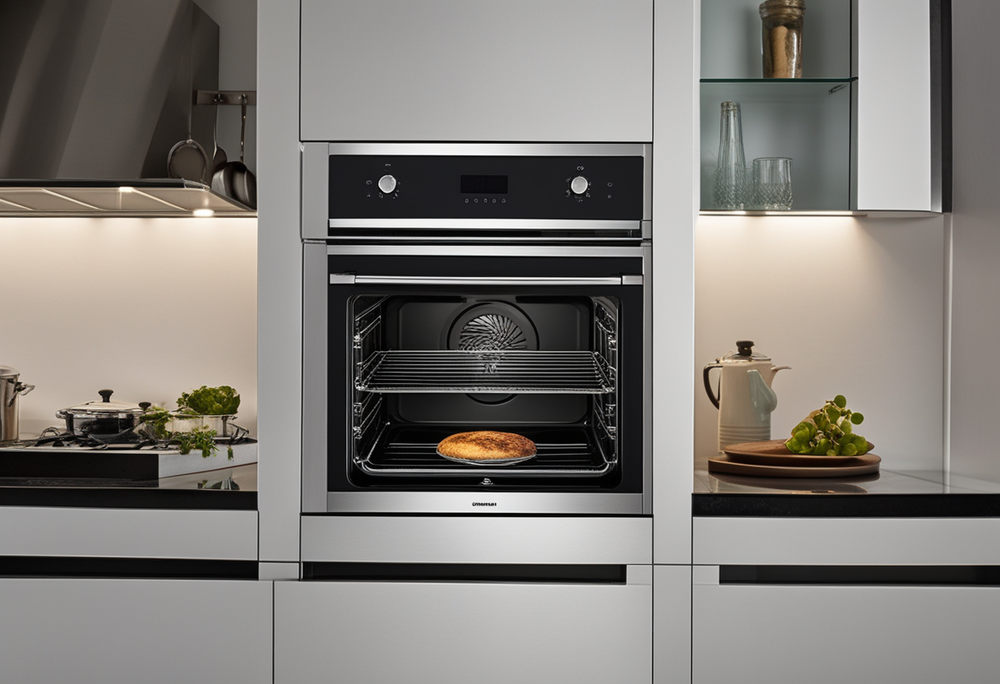
#> input picture assets-source/ai-raw/oven-base.png, 1000 x 684 px, shrunk from 1216 x 832 before the run, found by its file name
$ python oven_remove_pie.py
#> lines starting #> are read from the running program, lines starting #| are printed output that depends on the picture; after the words box and inside, x2 and y2 are one past the last pixel; in counts of white or black regions, pixels touching at a corner belong together
#!/usr/bin/env python3
"""Remove the pie from the oven base deterministically, then verify.

The base photo has a pie on the lower shelf. Inpainting will not remove it even
at strength 0.92 with explicit food negatives - SDXL keeps reasserting it.

So it is removed with pixel operations only, no model involved:
  1. Sample the dark cavity wall texture from a clean band ABOVE the pie.
  2. Tile that sampled texture over the pie region.
  3. Blend the edges so it merges with the surrounding cavity.

Output: /tmp/ai-raw/oven-base-nopie.png
"""
import numpy as np
from PIL import Image, ImageDraw, ImageFilter

SRC = "/tmp/ai-raw/oven-base.png"
OUT = "/tmp/ai-raw/oven-base-nopie.png"

# pie bounding box as fractions of the full frame, measured from a zoom crop
PIE = (0.41, 0.60, 0.56, 0.72)
# clean cavity band to sample replacement texture from (above the pie, below rack)
SRC_BAND = (0.41, 0.50, 0.56, 0.58)

im = Image.open(SRC).convert("RGB")
#> im is the input picture: PIL image 1000x684 RGB; mean R, G, B 129.6, 125.7, 121
W, H = im.size
#> W = 1000; H = 684

px0, py0 = int(PIE[0]*W), int(PIE[1]*H)
#> px0 = 410; py0 = 410
px1, py1 = int(PIE[2]*W), int(PIE[3]*H)
#> px1 = 560; py1 = 492
pw, ph = px1-px0, py1-py0
#> pw = 150; ph = 82

sx0, sy0 = int(SRC_BAND[0]*W), int(SRC_BAND[1]*H)
#> sx0 = 410; sy0 = 342
sx1, sy1 = int(SRC_BAND[2]*W), int(SRC_BAND[3]*H)
#> sx1 = 560; sy1 = 396
patch = im.crop((sx0, sy0, sx1, sy1))
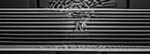
#> patch: PIL image 150x54 RGB; mean R, G, B 69, 68.9, 68.2

# tile the sampled cavity texture to cover the pie region
tile = Image.new("RGB", (pw, ph))
#> tile: PIL image 150x82 RGB; every value is 0
for yy in range(0, ph, patch.height):
    for xx in range(0, pw, patch.width):
        tile.paste(patch, (xx, yy))
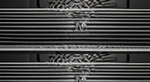
#> tile: PIL image 150x82 RGB; mean R, G, B 70.6, 70.4, 69.6

# match brightness to the pie region's surroundings so it does not read as a patch
tile = tile.filter(ImageFilter.GaussianBlur(2.0))
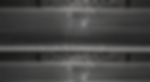
#> tile: PIL image 150x82 RGB; mean R, G, B 70.5, 70.3, 69.6

out = im.copy()
# feathered paste so the edges merge into the cavity
m = Image.new("L", (pw, ph), 255)
#> m: PIL image 150x82 L; every value is 255
md = ImageDraw.Draw(m)
edge = max(6, int(min(pw, ph) * 0.22))
#> edge = 18
for i in range(edge):
    v = int(255 * (i / edge))
    md.rectangle([i, i, pw-1-i, ph-1-i], outline=v)
m = m.filter(ImageFilter.GaussianBlur(edge * 0.5))
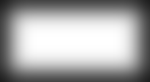
#> m: PIL image 150x82 L; min 30, max 255, mean 167.5
out.paste(tile, (px0, py0), m)

out.save(OUT)

a = np.asarray(im).astype(int); b = np.asarray(out).astype(int)
changed = (np.abs(a-b).sum(2) > 20)
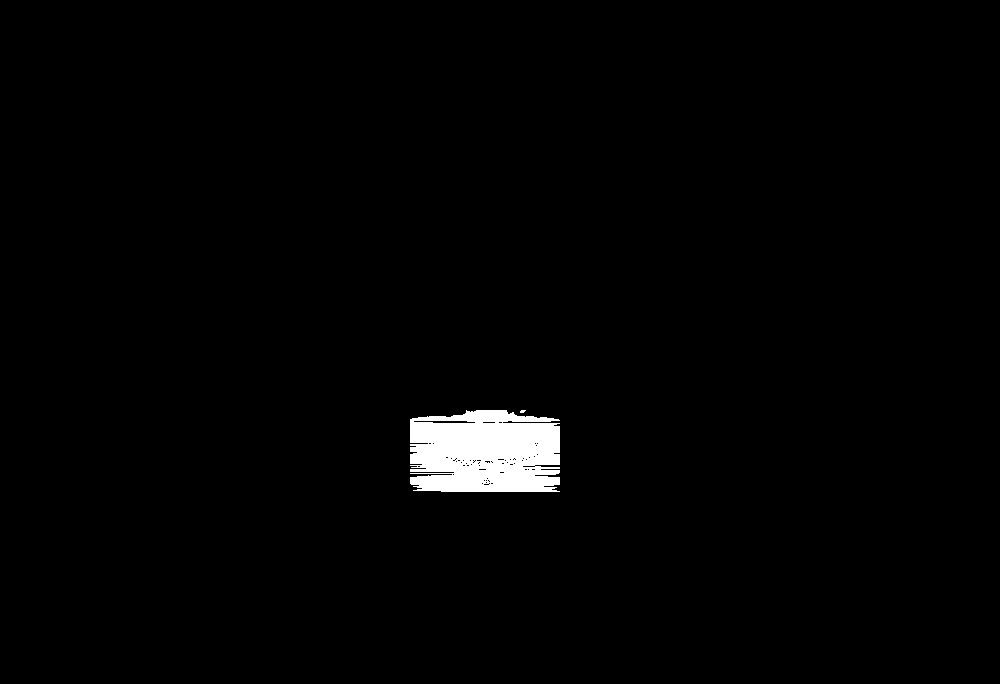
#> changed: shape (684, 1000) bool; 1.6% white; 2 white regions (1 under 20 px), largest, box (x1, y1, x2, y2) and area: (410, 410, 560, 492) 10882
region = np.zeros((H, W), bool); region[py0:py1, px0:px1] = True
print(f"pie box px: {px0},{py0} -> {px1},{py1}  ({pw}x{ph})")
#| pie box px: 410,410 -> 560,492  (150x82)
print(f"changed pixels inside box: {changed[region].sum()} / {region.sum()}")
#| changed pixels inside box: 10896 / 12300
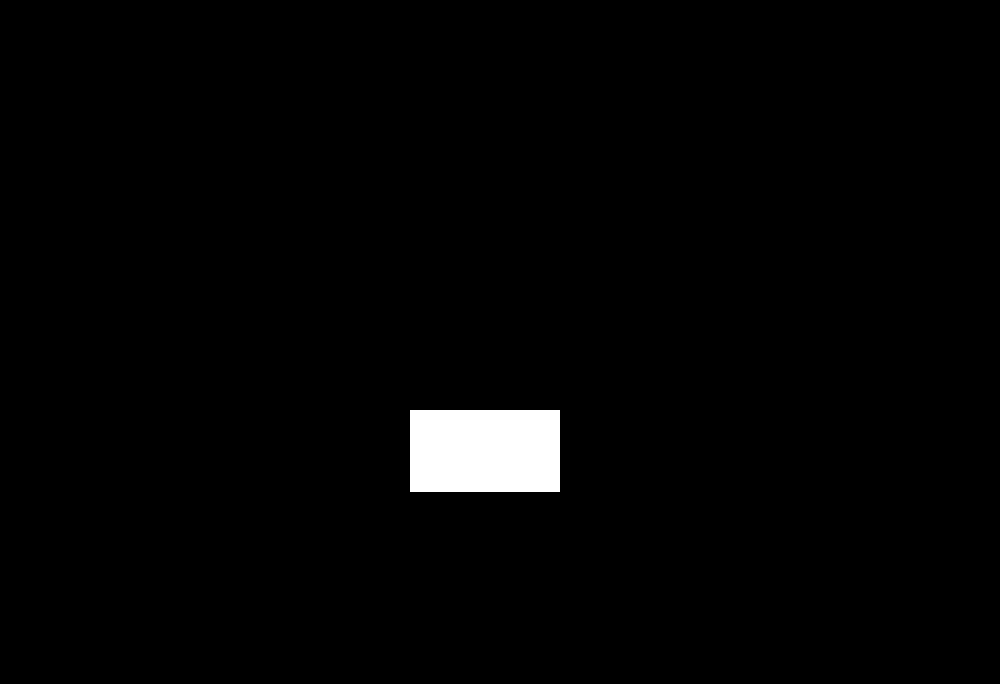
#> region: shape (684, 1000) bool; 1.8% white; 1 white region, box (x1, y1, x2, y2) and area: (410, 410, 560, 492) 12300
print(f"changed pixels OUTSIDE box: {changed[~region].sum()}")
#| changed pixels OUTSIDE box: 0
print("wrote", OUT)

$ run again, with assets-source/ai-raw/bathroom-base.png copied over assets-source/ai-raw/oven-base.png
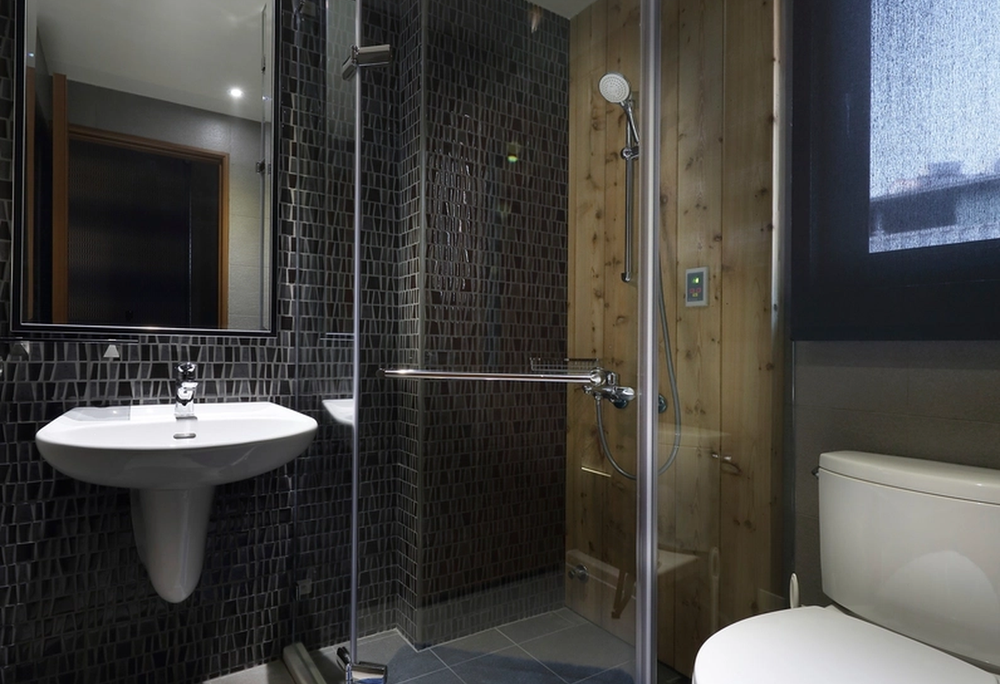
#> input picture assets-source/ai-raw/bathroom-base.png, 1000 x 684 px, shrunk from 1216 x 832 before the run, found by its file name
#> im is the input picture: PIL image 1000x684 RGB; mean R, G, B 70.9, 69.6, 66.9
#> after the loop `for yy in range(0, ph, patch.height):`:
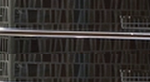
#> tile: PIL image 150x82 RGB; mean R, G, B 52.1, 48.1, 45
#> `changed = (np.abs(a-b).sum(2) > 20)`:
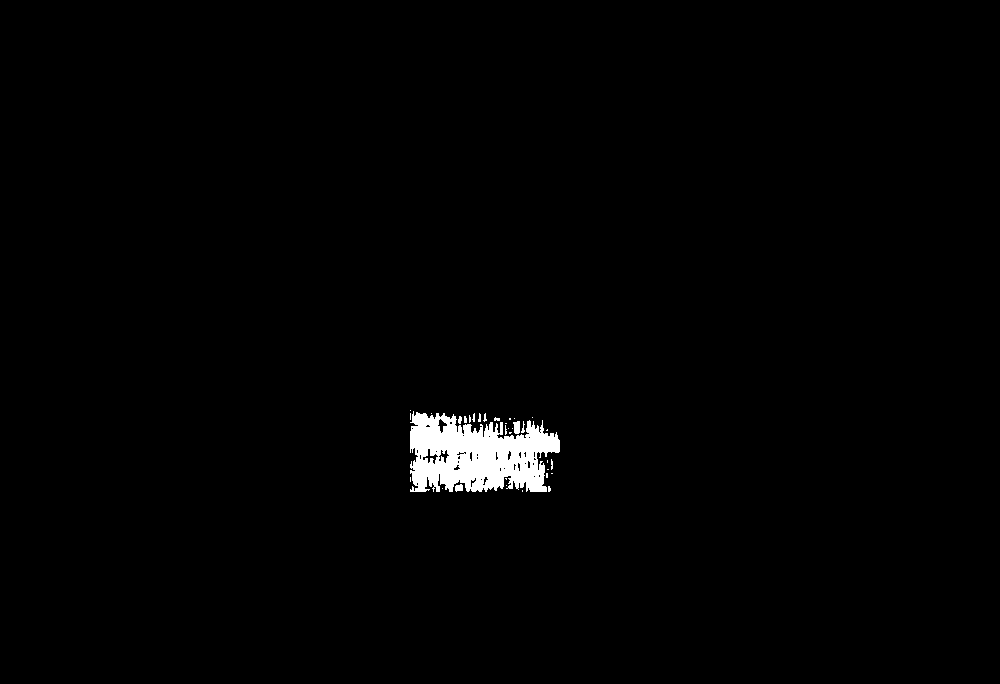
#> changed: shape (684, 1000) bool; 1.3% white; 34 white regions (28 under 20 px), largest, box (x1, y1, x2, y2) and area: (410, 411, 560, 492) 8258, (513, 421, 520, 434) 75, (455, 484, 463, 492) 50, (458, 416, 462, 424) 24, (521, 421, 525, 433) 22, (478, 413, 481, 422) 20
#| pie box px: 410,410 -> 560,492  (150x82)
#| changed pixels inside box: 8639 / 12300
#> region: shape (684, 1000) bool; 1.8% white; 1 white region, box (x1, y1, x2, y2) and area: (410, 410, 560, 492) 12300
#| changed pixels OUTSIDE box: 0

$ run again, with assets-source/ai-raw/bathroom-before.png copied over assets-source/ai-raw/oven-base.png
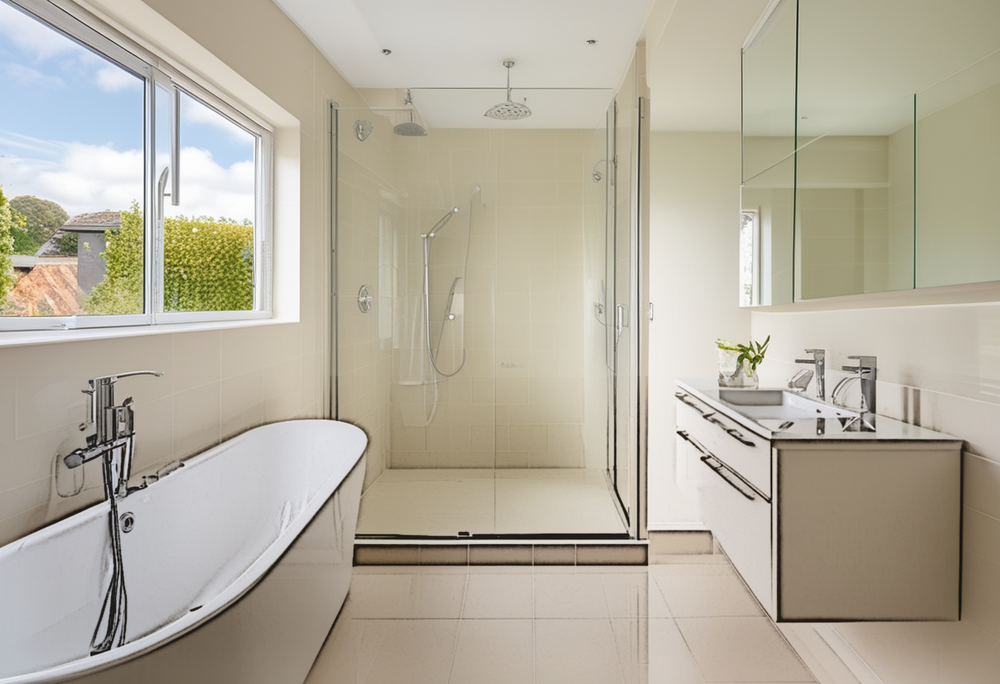
#> input picture assets-source/ai-raw/bathroom-before.png, 1000 x 684 px, shrunk from 1216 x 832 before the run, found by its file name
#> im is the input picture: PIL image 1000x684 RGB; mean R, G, B 180.9, 174.5, 159
#> after the loop `for yy in range(0, ph, patch.height):`:
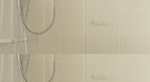
#> tile: PIL image 150x82 RGB; mean R, G, B 188.7, 179.5, 155.5
#> `changed = (np.abs(a-b).sum(2) > 20)`:
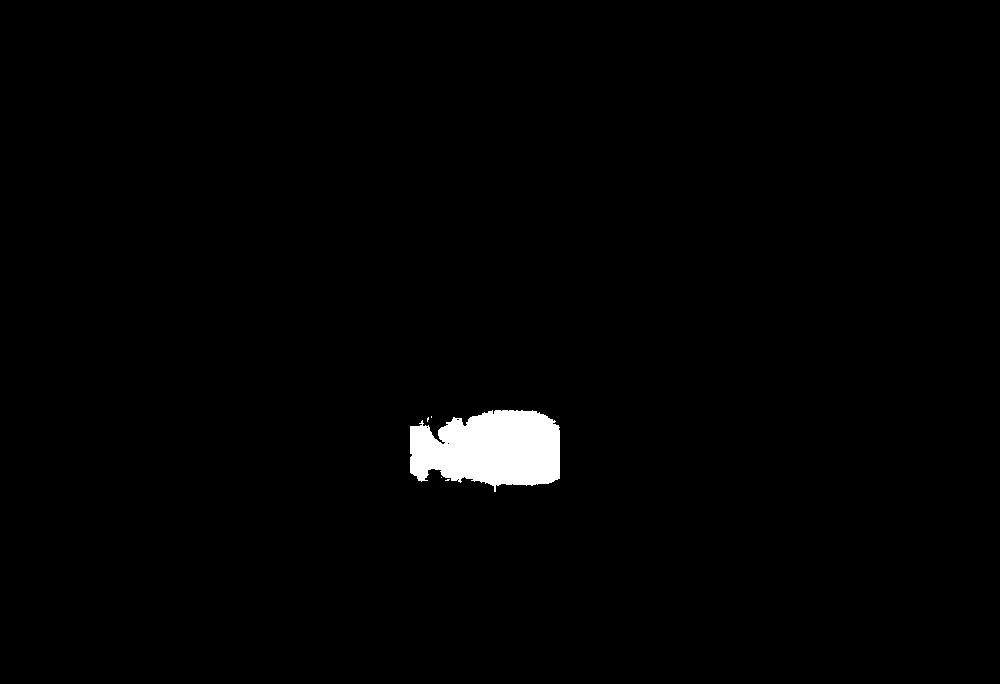
#> changed: shape (684, 1000) bool; 1.4% white; 5 white regions (4 under 20 px), largest, box (x1, y1, x2, y2) and area: (410, 410, 560, 492) 9412
#| pie box px: 410,410 -> 560,492  (150x82)
#| changed pixels inside box: 9429 / 12300
#> region: shape (684, 1000) bool; 1.8% white; 1 white region, box (x1, y1, x2, y2) and area: (410, 410, 560, 492) 12300
#| changed pixels OUTSIDE box: 0
